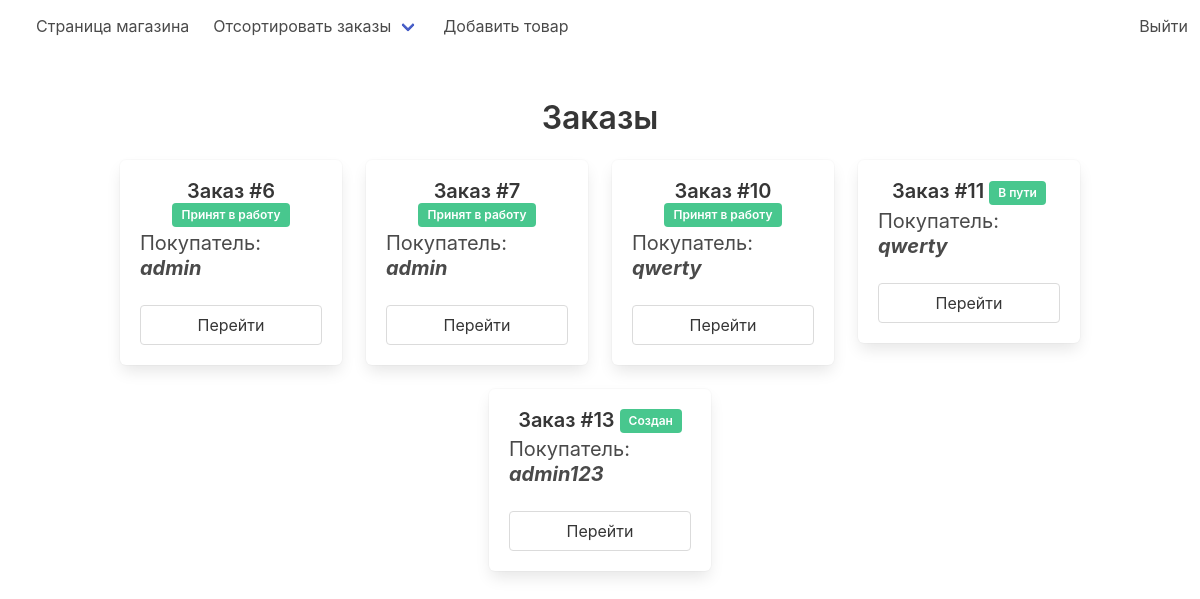
The app's page /staff/home/ with its own data.
### store/models.py (models this page shows, shortened)
class Order(models.Model):
    customer = models.ForeignKey(User, on_delete=models.CASCADE)
    address = models.CharField(max_length=255)
    phone = models.CharField(max_length=255)
    total_price = models.IntegerField()
    comment = models.CharField(max_length=255, null=True, blank=True)
    status = models.CharField(max_length=255, choices=STATUS, default='Создан')

### staff/views.py (the view)
# urls.py: path('home/', views.home, name='home'),
def home(request):
    orders = Order.objects.all()
    action = request.GET.get('filter')
    if action == 'new':
        orders = orders.filter(status='Создан')
    elif action == 'get':
        orders = orders.filter(status='Принят в работу')
    elif action == 'send':
        orders = orders.filter(status='В пути')
    elif action == 'done':
        orders = orders.filter(status='Доставлен')
    return render(request, 'admin.html', {'orders': orders})

### staff/templates/admin.html
{% extends 'admin_layout.html' %}
{% block content %}
    <section class="section">
        <div class="container">
            <div class="title has-text-centered">Заказы</div>
            <div class="columns is-multiline is-centered">
                {% for order in orders %}
                    <div class="column is-3">
                        <div class="box">
                            <div class="title is-5 has-text-centered">
                                Заказ #{{ order.pk }}
                                <span class="tag is-meduim is-success">
                            {{ order.status }}
                        </span>
                            </div>
                            <div class="subtitle">
                                Покупатель:
                                <span class="is-italic has-text-weight-bold">
                            {{ order.customer }}
                        </span>
                            </div>
                            <div class="buttons">
                                <a class="button is-fullwidth" href="{% url 'staff:order' order.pk %}">
                                    Перейти
                                </a>
                            </div>
                        </div>
                    </div>
                {% endfor %}
            </div>
        </div>
    </section>
{% endblock %}

### records on screen
Order: pk "6", status "Принят в работу", customer "admin"
Order: pk "7", status "Принят в работу", customer "admin"
Order: pk "10", status "Принят в работу", customer "qwerty"
Order: pk "11", status "В пути", customer "qwerty"
Order: pk "13", status "Создан", customer "admin123"
